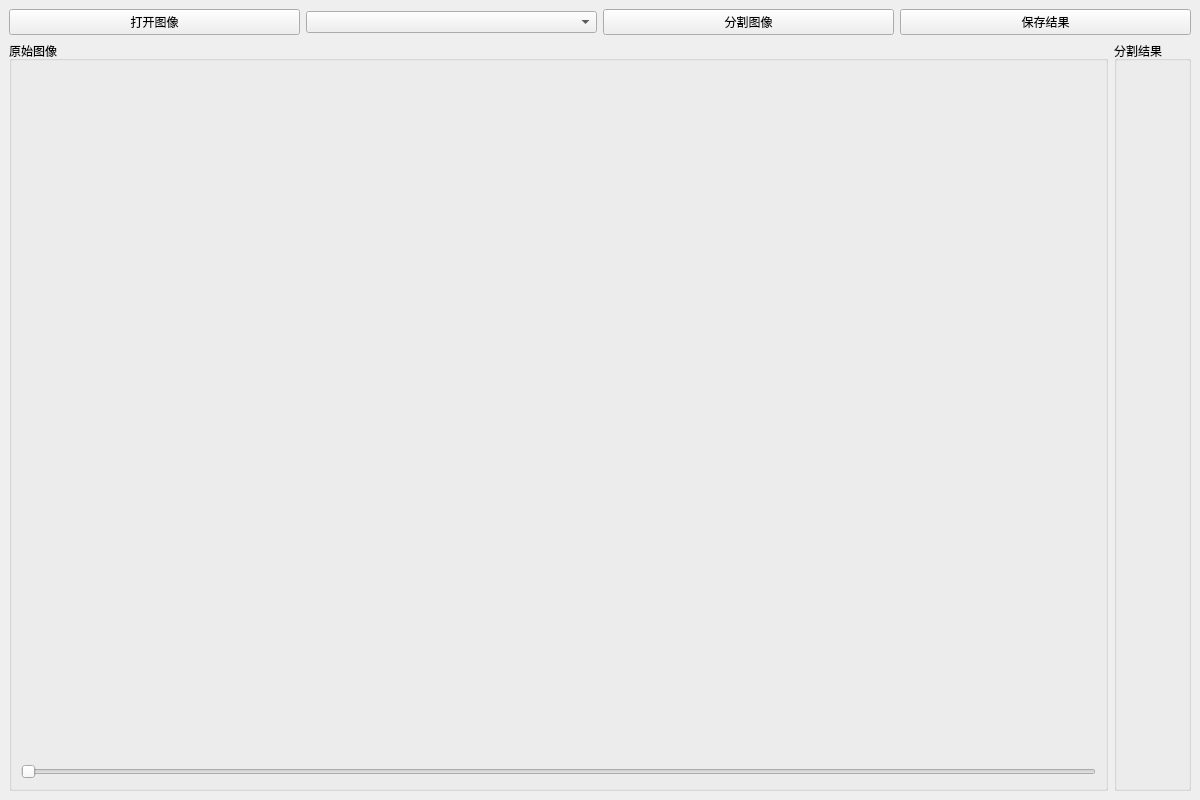
<?xml version="1.0" encoding="UTF-8"?>
<ui version="4.0">
 <class>ImageProcessor</class>
 <widget class="QMainWindow" name="ImageProcessor">
  <property name="geometry">
   <rect>
    <x>100</x>
    <y>100</y>
    <width>1200</width>
    <height>800</height>
   </rect>
  </property>
  <property name="windowTitle">
   <string>医学图像处理器</string>
  </property>
  <widget class="QWidget" name="centralwidget">
   <layout class="QVBoxLayout" name="mainLayout">
    <item>
     <layout class="QHBoxLayout" name="controlsLayout">
      <item>
       <widget class="QPushButton" name="open_btn">
        <property name="text">
         <string>打开图像</string>
        </property>
       </widget>
      </item>
      <item>
       <widget class="QComboBox" name="model_selector"/>
      </item>
      <item>
       <widget class="QPushButton" name="segment_btn">
        <property name="text">
         <string>分割图像</string>
        </property>
       </widget>
      </item>
      <item>
       <widget class="QPushButton" name="save_btn">
        <property name="text">
         <string>保存结果</string>
        </property>
       </widget>
      </item>
     </layout>
    </item>
    <item>
     <layout class="QHBoxLayout" name="displayLayout">
      <item>
       <widget class="QGroupBox" name="original_group">
        <property name="title">
         <string>原始图像</string>
        </property>
        <layout class="QVBoxLayout" name="originalLayout">
         <item>
          <widget class="QWidget" name="original_canvas"/>
         </item>
         <item>
          <widget class="QSlider" name="slice_slider">
           <property name="orientation">
            <enum>Qt::Horizontal</enum>
           </property>
          </widget>
         </item>
        </layout>
       </widget>
      </item>
      <item>
       <widget class="QGroupBox" name="result_group">
        <property name="title">
         <string>分割结果</string>
        </property>
        <layout class="QVBoxLayout" name="resultLayout">
         <item>
          <widget class="QWidget" name="result_canvas"/>
         </item>
        </layout>
       </widget>
      </item>
     </layout>
    </item>
   </layout>
  </widget>
  <resources/>
  <connections/>
 </widget>
</ui>
